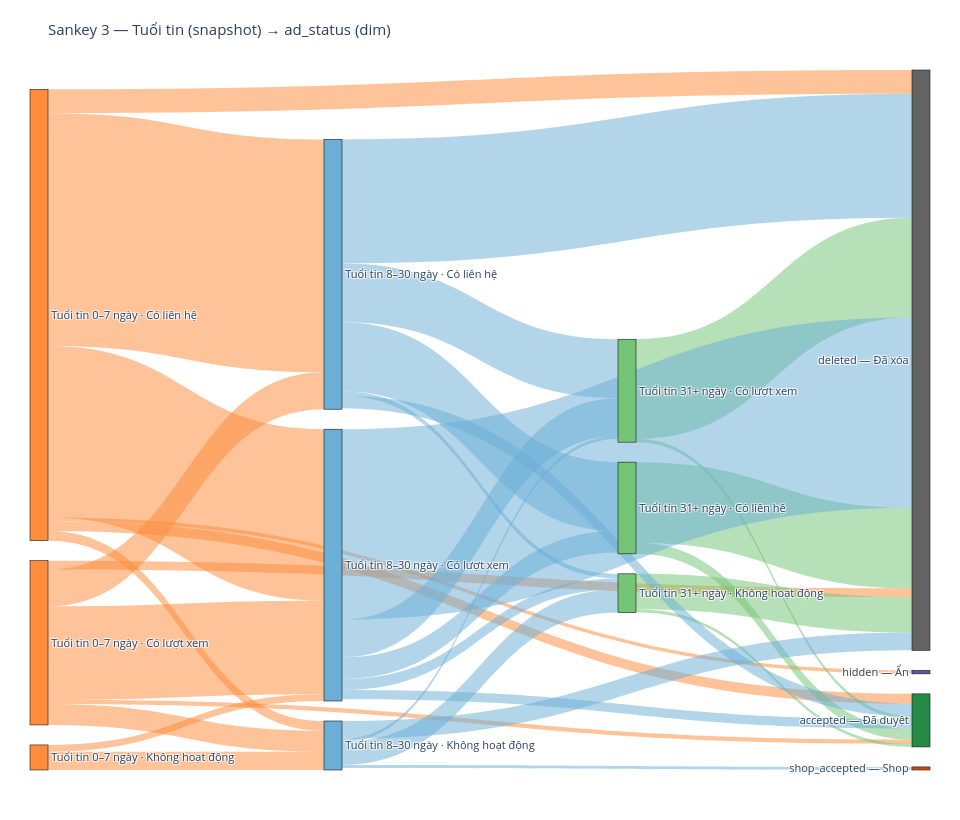
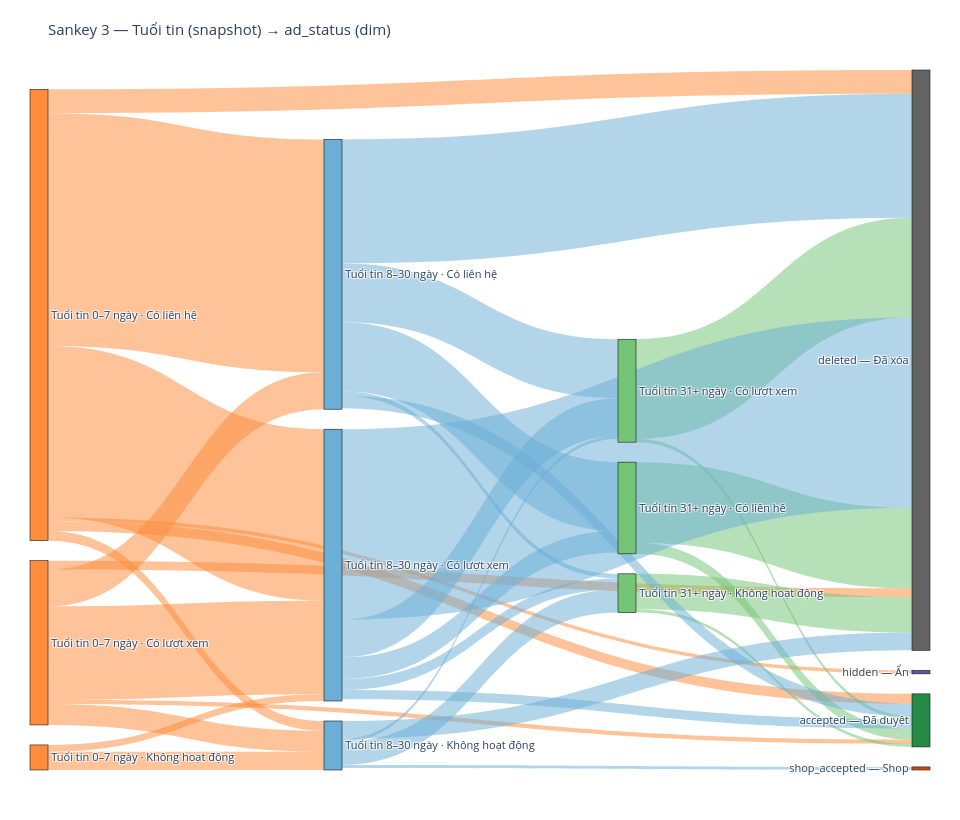

Notebook code cell kept with these figures, in order:
### Markdown cell above
## 3. Theo **tuổi tin** (`listing_age_days`) → **ad_status**

Phân rã theo giai đoạn tuổi tin trên snapshot (không theo lịch tháng).

### Code cell
age_path = con.execute("""
    WITH ranked AS (
        SELECT item_id, ad_status,
               MAX(CASE WHEN age_band = '0-7d' THEN snap_state END) AS s07,
               MAX(CASE WHEN age_band = '8-30d' THEN snap_state END) AS s830,
               MAX(CASE WHEN age_band = '31d+' THEN snap_state END) AS s31
        FROM age_state
        GROUP BY 1, 2
    )
    SELECT s07, s830, s31, ad_status, COUNT(*)::BIGINT AS n
    FROM ranked
    WHERE s07 IS NOT NULL
    GROUP BY 1, 2, 3, 4
""").df()

# Đường đi: 0-7d → 8-30d → 31d+ → ad_status (bỏ qua band thiếu)
rows = []
for _, r in age_path.iterrows():
    n = int(r["n"])
    if pd.notna(r["s07"]) and pd.notna(r["s830"]):
        rows.append({"source": AGE_BAND_VI["0-7d"] + " · " + label_snap(r["s07"]),
                     "target": AGE_BAND_VI["8-30d"] + " · " + label_snap(r["s830"]), "n": n})
    if pd.notna(r["s830"]) and pd.notna(r["s31"]):
        rows.append({"source": AGE_BAND_VI["8-30d"] + " · " + label_snap(r["s830"]),
                     "target": AGE_BAND_VI["31d+"] + " · " + label_snap(r["s31"]), "n": n})
    if pd.notna(r["s31"]):
        rows.append({"source": AGE_BAND_VI["31d+"] + " · " + label_snap(r["s31"]),
                     "target": label_ad(r["ad_status"]), "n": n})
    elif pd.notna(r["s830"]):
        rows.append({"source": AGE_BAND_VI["8-30d"] + " · " + label_snap(r["s830"]),
                     "target": label_ad(r["ad_status"]), "n": n})
    else:
        rows.append({"source": AGE_BAND_VI["0-7d"] + " · " + label_snap(r["s07"]),
                     "target": label_ad(r["ad_status"]), "n": n})

age_flows = pd.DataFrame(rows).groupby(["source", "target"], as_index=False)["n"].sum()
age_flows.to_csv(OUT_DIR / "03_age_band_paths.csv", index=False)

fig3, _ = flows_to_sankey(age_flows, "source", "target")
fig3.update_layout(title="Sankey 3 — Tuổi tin (snapshot) → ad_status (dim)")
show_and_save(fig3, "sankey_03_age_to_ad_status", height=820)
fig3

### Figure 1 — Plotly figure (JSON) as saved in the notebook; plotly's stock layout.template omitted (floating-point values rounded to 4 significant figures)
{"data": [{"arrangement": "snap", "link": {"color": ["rgba(253,141,60,0.52)", "rgba(253,141,60,0.52)", "rgba(253,141,60,0.52)", "rgba(253,141,60,0.52)", "rgba(253,141,60,0.52)", "rgba(253,141,60,0.52)", "rgba(253,141,60,0.52)", "rgba(253,141,60,0.52)", "rgba(253,141,60,0.52)", "rgba(253,141,60,0.52)", "rgba(253,141,60,0.52)", "rgba(253,141,60,0.52)", "rgba(253,141,60,0.52)", "rgba(116,196,118,0.52)", "rgba(116,196,118,0.52)", "rgba(116,196,118,0.52)", "rgba(116,196,118,0.52)", "rgba(116,196,118,0.52)", "rgba(116,196,118,0.52)", "rgba(107,174,214,0.52)", "rgba(107,174,214,0.52)", "rgba(107,174,214,0.52)", "rgba(107,174,214,0.52)", "rgba(107,174,214,0.52)", "rgba(107,174,214,0.52)", "rgba(107,174,214,0.52)", "rgba(107,174,214,0.52)", "rgba(107,174,214,0.52)", "rgba(107,174,214,0.52)", "rgba(107,174,214,0.52)", "rgba(107,174,214,0.52)", "rgba(107,174,214,0.52)", "rgba(107,174,214,0.52)"], "source": [0, 0, 0, 0, 0, 0, 1, 1, 1, 1, 1, 2, 2, 3, 3, 4, 4, 5, 5, 6, 6, 6, 6, 6, 7, 7, 7, 7, 7, 8, 8, 8, 8], "target": [6, 7, 8, 9, 10, 11, 6, 7, 8, 9, 10, 7, 8, 9, 10, 9, 10, 9, 10, 3, 4, 5, 9, 10, 3, 4, 5, 9, 10, 4, 5, 10, 12], "value": [186668, 137566, 7835, 7890, 19130, 2790, 29573, 74908, 16761, 3378, 7061, 5394, 14690, 8926, 64546, 2662, 79843, 2383, 28360, 55202, 47202, 3705, 9883, 99384, 17294, 30304, 8898, 7416, 152634, 2434, 18464, 14313, 2473]}, "node": {"color": ["#fd8d3c", "#fd8d3c", "#fd8d3c", "#74c476", "#74c476", "#74c476", "#6baed6", "#6baed6", "#6baed6", "#238b45", "#636363", "#6a51a3", "#d94801"], "label": ["Tuổi tin 0–7 ngày · Có liên hệ", "Tuổi tin 0–7 ngày · Có lượt xem", "Tuổi tin 0–7 ngày · Không hoạt động", "Tuổi tin 31+ ngày · Có liên hệ", "Tuổi tin 31+ ngày · Có lượt xem", "Tuổi tin 31+ ngày · Không hoạt động", "Tuổi tin 8–30 ngày · Có liên hệ", "Tuổi tin 8–30 ngày · Có lượt xem", "Tuổi tin 8–30 ngày · Không hoạt động", "accepted — Đã duyệt", "deleted — Đã xóa", "hidden — Ẩn", "shop_accepted — Shop"], "line": {"color": "#1a1a1a", "width": 0.6}, "pad": 20, "thickness": 18}, "type": "sankey"}], "layout": {"font": {"size": 11}, "height": 820, "margin": {"b": 50, "l": 30, "r": 30, "t": 70}, "title": {"text": "Sankey 3 — Tuổi tin (snapshot) → ad_status (dim)"}, "width": 960}}

### Figure 2 — Plotly figure (JSON) as saved in the notebook; plotly's stock layout.template omitted (floating-point values rounded to 4 significant figures)
{"data": [{"arrangement": "snap", "link": {"color": ["rgba(253,141,60,0.52)", "rgba(253,141,60,0.52)", "rgba(253,141,60,0.52)", "rgba(253,141,60,0.52)", "rgba(253,141,60,0.52)", "rgba(253,141,60,0.52)", "rgba(253,141,60,0.52)", "rgba(253,141,60,0.52)", "rgba(253,141,60,0.52)", "rgba(253,141,60,0.52)", "rgba(253,141,60,0.52)", "rgba(253,141,60,0.52)", "rgba(253,141,60,0.52)", "rgba(116,196,118,0.52)", "rgba(116,196,118,0.52)", "rgba(116,196,118,0.52)", "rgba(116,196,118,0.52)", "rgba(116,196,118,0.52)", "rgba(116,196,118,0.52)", "rgba(107,174,214,0.52)", "rgba(107,174,214,0.52)", "rgba(107,174,214,0.52)", "rgba(107,174,214,0.52)", "rgba(107,174,214,0.52)", "rgba(107,174,214,0.52)", "rgba(107,174,214,0.52)", "rgba(107,174,214,0.52)", "rgba(107,174,214,0.52)", "rgba(107,174,214,0.52)", "rgba(107,174,214,0.52)", "rgba(107,174,214,0.52)", "rgba(107,174,214,0.52)", "rgba(107,174,214,0.52)"], "source": [0, 0, 0, 0, 0, 0, 1, 1, 1, 1, 1, 2, 2, 3, 3, 4, 4, 5, 5, 6, 6, 6, 6, 6, 7, 7, 7, 7, 7, 8, 8, 8, 8], "target": [6, 7, 8, 9, 10, 11, 6, 7, 8, 9, 10, 7, 8, 9, 10, 9, 10, 9, 10, 3, 4, 5, 9, 10, 3, 4, 5, 9, 10, 4, 5, 10, 12], "value": [186668, 137566, 7835, 7890, 19130, 2790, 29573, 74908, 16761, 3378, 7061, 5394, 14690, 8926, 64546, 2662, 79843, 2383, 28360, 55202, 47202, 3705, 9883, 99384, 17294, 30304, 8898, 7416, 152634, 2434, 18464, 14313, 2473]}, "node": {"color": ["#fd8d3c", "#fd8d3c", "#fd8d3c", "#74c476", "#74c476", "#74c476", "#6baed6", "#6baed6", "#6baed6", "#238b45", "#636363", "#6a51a3", "#d94801"], "label": ["Tuổi tin 0–7 ngày · Có liên hệ", "Tuổi tin 0–7 ngày · Có lượt xem", "Tuổi tin 0–7 ngày · Không hoạt động", "Tuổi tin 31+ ngày · Có liên hệ", "Tuổi tin 31+ ngày · Có lượt xem", "Tuổi tin 31+ ngày · Không hoạt động", "Tuổi tin 8–30 ngày · Có liên hệ", "Tuổi tin 8–30 ngày · Có lượt xem", "Tuổi tin 8–30 ngày · Không hoạt động", "accepted — Đã duyệt", "deleted — Đã xóa", "hidden — Ẩn", "shop_accepted — Shop"], "line": {"color": "#1a1a1a", "width": 0.6}, "pad": 20, "thickness": 18}, "type": "sankey"}], "layout": {"font": {"size": 11}, "height": 820, "margin": {"b": 50, "l": 30, "r": 30, "t": 70}, "title": {"text": "Sankey 3 — Tuổi tin (snapshot) → ad_status (dim)"}, "width": 960}}
